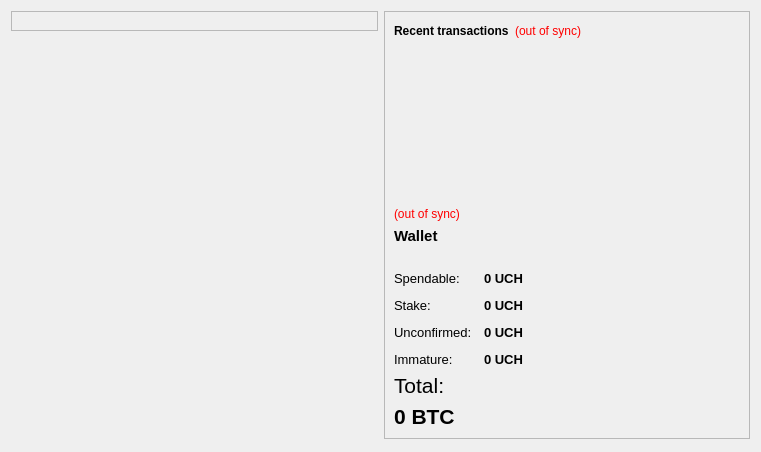
<?xml version="1.0" encoding="UTF-8"?>
<ui version="4.0">
 <class>OverviewPage</class>
 <widget class="QWidget" name="OverviewPage">
  <property name="geometry">
   <rect>
    <x>0</x>
    <y>0</y>
    <width>761</width>
    <height>452</height>
   </rect>
  </property>
  <property name="windowTitle">
   <string>Form</string>
  </property>
  <layout class="QHBoxLayout" name="horizontalLayout" stretch="1,1">
   <item>
    <layout class="QVBoxLayout" name="verticalLayout_2">
     <item>
      <widget class="QFrame" name="frame">
       <property name="frameShape">
        <enum>QFrame::StyledPanel</enum>
       </property>
       <property name="frameShadow">
        <enum>QFrame::Raised</enum>
       </property>
       <layout class="QVBoxLayout" name="verticalLayout_4">
        <item>
         <layout class="QHBoxLayout" name="horizontalLayout_4"/>
        </item>
       </layout>
      </widget>
     </item>
     <item>
      <spacer name="verticalSpacer">
       <property name="orientation">
        <enum>Qt::Vertical</enum>
       </property>
       <property name="sizeHint" stdset="0">
        <size>
         <width>20</width>
         <height>40</height>
        </size>
       </property>
      </spacer>
     </item>
    </layout>
   </item>
   <item>
    <layout class="QVBoxLayout" name="verticalLayout_3">
     <item>
      <widget class="QFrame" name="frame_2">
       <property name="frameShape">
        <enum>QFrame::StyledPanel</enum>
       </property>
       <property name="frameShadow">
        <enum>QFrame::Raised</enum>
       </property>
       <layout class="QVBoxLayout" name="verticalLayout">
        <item>
         <layout class="QHBoxLayout" name="horizontalLayout_2">
          <item>
           <widget class="QLabel" name="label_4">
            <property name="text">
             <string>&lt;b&gt;Recent transactions&lt;/b&gt;</string>
            </property>
           </widget>
          </item>
          <item>
           <widget class="QLabel" name="labelTransactionsStatus">
            <property name="toolTip">
             <string>The displayed information may be out of date. Your wallet automatically synchronizes with the ucoincash network after a connection is established, but this process has not completed yet.</string>
            </property>
            <property name="styleSheet">
             <string notr="true">QLabel { color: red; }</string>
            </property>
            <property name="text">
             <string notr="true">(out of sync)</string>
            </property>
            <property name="alignment">
             <set>Qt::AlignRight|Qt::AlignTrailing|Qt::AlignVCenter</set>
            </property>
           </widget>
          </item>
          <item>
           <spacer name="horizontalSpacer">
            <property name="orientation">
             <enum>Qt::Horizontal</enum>
            </property>
            <property name="sizeHint" stdset="0">
             <size>
              <width>40</width>
              <height>20</height>
             </size>
            </property>
           </spacer>
          </item>
         </layout>
        </item>
        <item>
         <widget class="QListView" name="listTransactions">
          <property name="styleSheet">
           <string notr="true">QListView { background: transparent; }</string>
          </property>
          <property name="frameShape">
           <enum>QFrame::NoFrame</enum>
          </property>
          <property name="verticalScrollBarPolicy">
           <enum>Qt::ScrollBarAlwaysOff</enum>
          </property>
          <property name="horizontalScrollBarPolicy">
           <enum>Qt::ScrollBarAlwaysOff</enum>
          </property>
          <property name="selectionMode">
           <enum>QAbstractItemView::NoSelection</enum>
          </property>
         </widget>
        </item>
        <item>
         <widget class="QLabel" name="labelWalletStatus">
          <property name="toolTip">
           <string>The displayed information may be out of date. Your wallet automatically synchronizes with the ucoincash network after a connection is established, but this process has not completed yet.</string>
          </property>
          <property name="styleSheet">
           <string notr="true">QLabel { color: red; }</string>
          </property>
          <property name="text">
           <string notr="true">(out of sync)</string>
          </property>
          <property name="alignment">
           <set>Qt::AlignLeading|Qt::AlignLeft|Qt::AlignVCenter</set>
          </property>
         </widget>
        </item>
        <item>
         <widget class="QLabel" name="label_5">
          <property name="font">
           <font>
            <pointsize>11</pointsize>
            <weight>75</weight>
            <bold>true</bold>
           </font>
          </property>
          <property name="text">
           <string>Wallet</string>
          </property>
         </widget>
        </item>
        <item>
         <spacer name="horizontalSpacer_2">
          <property name="orientation">
           <enum>Qt::Horizontal</enum>
          </property>
          <property name="sizeHint" stdset="0">
           <size>
            <width>40</width>
            <height>20</height>
           </size>
          </property>
         </spacer>
        </item>
        <item>
         <layout class="QFormLayout" name="formLayout_2">
          <property name="fieldGrowthPolicy">
           <enum>QFormLayout::AllNonFixedFieldsGrow</enum>
          </property>
          <property name="horizontalSpacing">
           <number>12</number>
          </property>
          <property name="verticalSpacing">
           <number>12</number>
          </property>
          <item row="0" column="0">
           <widget class="QLabel" name="label">
            <property name="font">
             <font>
              <pointsize>10</pointsize>
             </font>
            </property>
            <property name="text">
             <string>Spendable:</string>
            </property>
           </widget>
          </item>
          <item row="0" column="1">
           <widget class="QLabel" name="labelBalance">
            <property name="font">
             <font>
              <pointsize>10</pointsize>
              <weight>75</weight>
              <bold>true</bold>
             </font>
            </property>
            <property name="cursor">
             <cursorShape>IBeamCursor</cursorShape>
            </property>
            <property name="toolTip">
             <string>Your current spendable balance</string>
            </property>
            <property name="text">
             <string notr="true">0 UCH</string>
            </property>
            <property name="textInteractionFlags">
             <set>Qt::LinksAccessibleByMouse|Qt::TextSelectableByKeyboard|Qt::TextSelectableByMouse</set>
            </property>
           </widget>
          </item>
          <item row="1" column="0">
           <widget class="QLabel" name="label_6">
            <property name="font">
             <font>
              <pointsize>10</pointsize>
             </font>
            </property>
            <property name="text">
             <string>Stake:</string>
            </property>
           </widget>
          </item>
          <item row="1" column="1">
           <widget class="QLabel" name="labelStake">
            <property name="font">
             <font>
              <pointsize>10</pointsize>
              <weight>75</weight>
              <bold>true</bold>
             </font>
            </property>
            <property name="cursor">
             <cursorShape>IBeamCursor</cursorShape>
            </property>
            <property name="toolTip">
             <string>Total of coins that was staked, and do not yet count toward the current balance</string>
            </property>
            <property name="text">
             <string notr="true">0 UCH</string>
            </property>
            <property name="textInteractionFlags">
             <set>Qt::LinksAccessibleByMouse|Qt::TextSelectableByKeyboard|Qt::TextSelectableByMouse</set>
            </property>
           </widget>
          </item>
          <item row="2" column="0">
           <widget class="QLabel" name="label_3">
            <property name="font">
             <font>
              <pointsize>10</pointsize>
             </font>
            </property>
            <property name="text">
             <string>Unconfirmed:</string>
            </property>
           </widget>
          </item>
          <item row="2" column="1">
           <widget class="QLabel" name="labelUnconfirmed">
            <property name="font">
             <font>
              <pointsize>10</pointsize>
              <weight>75</weight>
              <bold>true</bold>
             </font>
            </property>
            <property name="cursor">
             <cursorShape>IBeamCursor</cursorShape>
            </property>
            <property name="toolTip">
             <string>Total of transactions that have yet to be confirmed, and do not yet count toward the current balance</string>
            </property>
            <property name="text">
             <string notr="true">0 UCH</string>
            </property>
            <property name="textInteractionFlags">
             <set>Qt::LinksAccessibleByMouse|Qt::TextSelectableByKeyboard|Qt::TextSelectableByMouse</set>
            </property>
           </widget>
          </item>
          <item row="3" column="0">
           <widget class="QLabel" name="labelImmatureText">
            <property name="font">
             <font>
              <pointsize>10</pointsize>
             </font>
            </property>
            <property name="text">
             <string>Immature:</string>
            </property>
           </widget>
          </item>
          <item row="3" column="1">
           <widget class="QLabel" name="labelImmature">
            <property name="font">
             <font>
              <pointsize>10</pointsize>
              <weight>75</weight>
              <bold>true</bold>
             </font>
            </property>
            <property name="toolTip">
             <string>Mined balance that has not yet matured</string>
            </property>
            <property name="text">
             <string notr="true">0 UCH</string>
            </property>
            <property name="textInteractionFlags">
             <set>Qt::LinksAccessibleByMouse|Qt::TextSelectableByKeyboard|Qt::TextSelectableByMouse</set>
            </property>
           </widget>
          </item>
         </layout>
        </item>
        <item>
         <widget class="QLabel" name="labelTotalText">
          <property name="font">
           <font>
            <family>Arial</family>
            <pointsize>16</pointsize>
           </font>
          </property>
          <property name="text">
           <string>Total:</string>
          </property>
         </widget>
        </item>
        <item>
         <widget class="QLabel" name="labelTotal">
          <property name="font">
           <font>
            <family>Arial</family>
            <pointsize>16</pointsize>
            <weight>75</weight>
            <bold>true</bold>
           </font>
          </property>
          <property name="cursor">
           <cursorShape>IBeamCursor</cursorShape>
          </property>
          <property name="toolTip">
           <string>Your current total balance</string>
          </property>
          <property name="text">
           <string notr="true">0 BTC</string>
          </property>
          <property name="textInteractionFlags">
           <set>Qt::LinksAccessibleByMouse|Qt::TextSelectableByKeyboard|Qt::TextSelectableByMouse</set>
          </property>
         </widget>
        </item>
       </layout>
      </widget>
     </item>
     <item>
      <spacer name="verticalSpacer_2">
       <property name="orientation">
        <enum>Qt::Vertical</enum>
       </property>
       <property name="sizeHint" stdset="0">
        <size>
         <width>20</width>
         <height>40</height>
        </size>
       </property>
      </spacer>
     </item>
    </layout>
   </item>
  </layout>
 </widget>
 <resources/>
 <connections/>
</ui>
